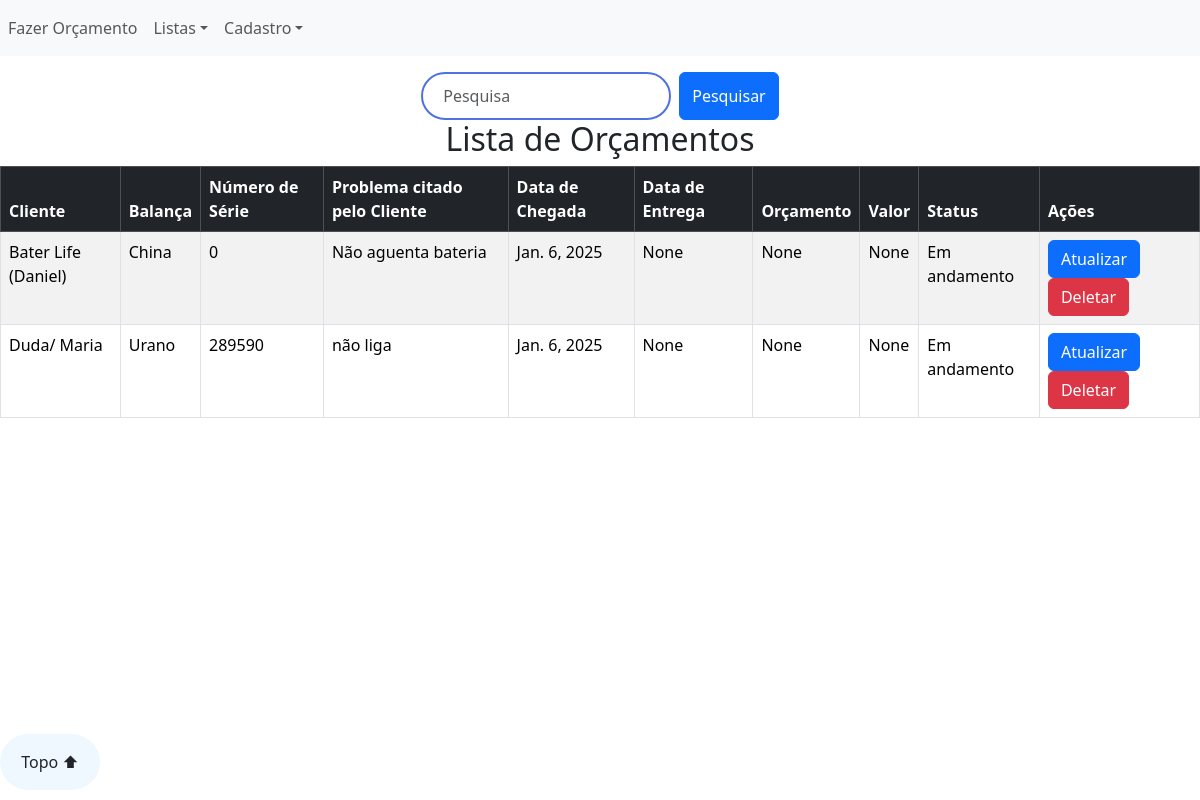
The app's page /, older data.
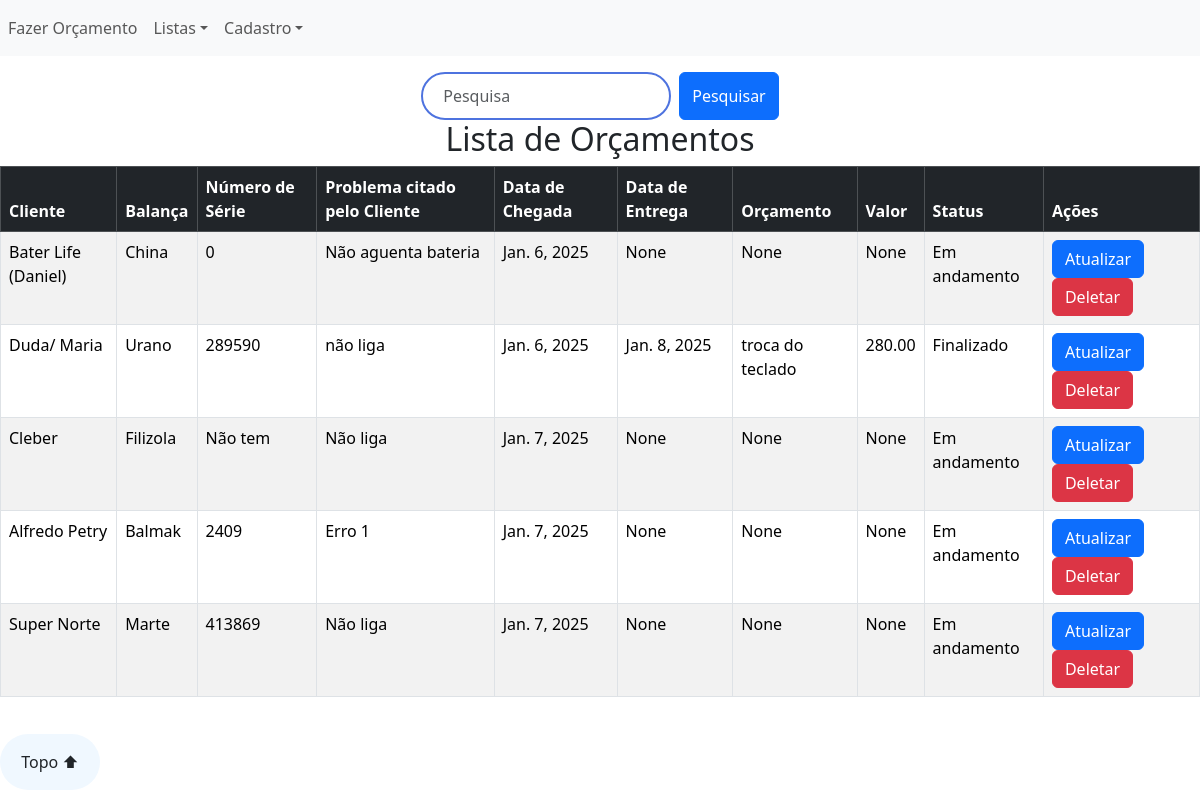
The same page, newer data.
### sis_orcamento/models.py (models this page shows, shortened)
class Clientes(models.Model):
    nome = models.CharField(max_length=100)
    contato = models.CharField(max_length=100)

class Balancas(models.Model):
    marca = models.CharField(max_length=100)
    modelo = models.CharField(max_length=100)

class Orcamentos(models.Model):
    cliente = models.ForeignKey(Clientes, on_delete=models.CASCADE)
    balanca = models.ForeignKey(Balancas, on_delete=models.CASCADE)
    num_serie_balanca = models.CharField(max_length=100, null=True, blank=True)
    data_chegada = models.DateField()
    data_entrega = models.DateField(null=True, blank=True)
    valor = models.DecimalField(max_digits=10, decimal_places=2, null=True, blank=True)
    problema_pelo_cliente = models.CharField(max_length=300, null=True, blank=True)
    orcamento = models.CharField(max_length=300, null=True, blank=True)
    status = models.CharField(max_length=100)

### sis_orcamento/views.py (the view)
# urls.py: path('', views.listas_orcamentos, name='listas_orcamentos'),
def listas_orcamentos(request):
    nome = request.GET.get('nome', '').strip()
    if nome:
        values_orcamento = Orcamentos.objects.select_related('cliente', 'balanca').filter(
            cliente__nome__icontains=nome
        ) | Orcamentos.objects.filter(
            num_serie_balanca__icontains=nome
        )
        values_clientes = Clientes.objects.filter(nome__icontains=nome)
        values_balancas = Balancas.objects.filter(
            modelo__icontains=nome
        ) | Balancas.objects.filter(
            marca__icontains=nome
        ) | Balancas.objects.filter(
            id__icontains=nome  # Se o número de série for associado por ID
        )
    else:
        values_orcamento = Orcamentos.objects.select_related('cliente', 'balanca').all()
        values_clientes = Clientes.objects.all()
        values_balancas = Balancas.objects.all()
    orcamentos = [{
        'id': value.id,
        'cliente': value.cliente.nome if value.cliente else 'N/A',
        'balanca': value.balanca.marca if value.balanca else 'N/A',
        'modelo': value.balanca.modelo if value.balanca else 'N/A',
        'data_chegada': value.data_chegada,
        'data_entrega': value.data_entrega,
        'valor': value.valor,
        'num_serie_balanca': value.num_serie_balanca,
        'problema_pelo_cliente': value.problema_pelo_cliente,
        'orcamento': value.orcamento,
        'status': value.status
    } for value in values_orcamento]
    clientes = [{
        'id': value.id,
        'nome': value.nome,
        'contato': value.contato
    } for value in values_clientes]
    balancas = [{
        'id': value.id,
        'marca': value.marca,
        'modelo': value.modelo,
    } for value in values_balancas]
    context = {
        'lista_orcamentos': orcamentos,
        'lista_clientes': clientes,
        'lista_balancas': balancas
    }
    return render(request, 'sis_orcamento/pages/listas.html', context)

### sis_orcamento/templates/sis_orcamento/pages/listas.html (shortened to what this page needs)
{% extends 'globals/index.html' %}
{% block content %}
    <form action="{% url 'listas_orcamentos' %}" method="get" class="d-flex justify-content-center">
        <input class="form-control me-2" type="text" name="nome" id="nome" placeholder="Pesquisa" style="width: 250px;">
        <button class="btn btn-primary" type="submit">Pesquisar</button>
    </form>
        <h2 class="text-center">Lista de Orçamentos</h2>
        <div class="d-flex justify-content-center">
            <div class="table-container" style="max-width: 1200px; width: 100%;">
                <table class="table table-striped table-bordered w-100 mx-auto">
                    <thead class="table-dark">
                        <tr>
                            <th>Cliente</th>
                            <th>Balança</th>
                            <th>Número de Série</th>
                            <th>Problema citado pelo Cliente</th>
                            <th>Data de Chegada</th>
                            <th>Data de Entrega</th>
                            <th>Orçamento</th>
                            <th>Valor</th>
                            <th>Status</th>
                            <th>Ações</th>
                        </tr>
                    </thead>
                    <tbody>
                        {% for orcamento in lista_orcamentos %}
                            <tr>
                                <td>{{ orcamento.cliente }}</td>
                                <td>{{ orcamento.balanca }}</td>
                                <td>{{ orcamento.num_serie_balanca }}</td>
                                <td>{{ orcamento.problema_pelo_cliente }}</td>
                                <td>{{ orcamento.data_chegada }}</td>
                                <td>{{ orcamento.data_entrega }}</td>
                                <td>{{ orcamento.orcamento }}</td>
                                <td>{{ orcamento.valor }}</td>
                                <td>{{ orcamento.status }}</td>
                                <td>
                                    <a href="/atualizar_orcamento/{{ orcamento.id }}" class="btn btn-primary">Atualizar</a>
                                    <button type="button" class="btn btn-danger" data-bs-toggle="modal" data-bs-target="#confirmDeleteModal" data-id="{{ orcamento.id }}" data-type="orcamento">
                                        Deletar
                                    </button>
                                </td>
                            </tr>
                        {% empty %}
                            <tr>
                                <td colspan="10">Nenhum orçamento encontrado</td>
                            </tr>
                        {% endfor %}
                    </tbody>
                </table>
            </div>
        </div>
    <footer class="footer fixed-bottom" style="position: fixed; right: 20px; bottom: 10px;">
        <div>
            <span class="rounded-pill" style="width:100px; height: auto; background-color: aliceblue; display: inline-block; text-align: center;">
                <a href="/" class="nav-link m-3">Topo ⬆</a>
            </span>
        </div>
    </footer>
{% endblock content %}

Row changes from the older to the newer data that the page shows:
added Clientes: cliente "Cleber"
added Balancas: balanca "Filizola"
added Orcamentos: num_serie_balanca "Não tem", problema_pelo_cliente "Não liga", data_chegada "Jan. 7, 2025", status "Em andamento"
added Clientes: cliente "Alfredo Petry"
added Balancas: balanca "Balmak"
added Orcamentos: num_serie_balanca "2409", problema_pelo_cliente "Erro 1", data_chegada "Jan. 7, 2025", status "Em andamento"
added Clientes: cliente "Super Norte"
added Balancas: balanca "Marte"
added Orcamentos: num_serie_balanca "413869", problema_pelo_cliente "Não liga", data_chegada "Jan. 7, 2025", status "Em andamento"
Text that changed along with them:
new list line: "Duda/ Maria"
new list line: "Urano"
new list line: "289590 não liga Jan. 6, 2025 Jan. 8, 2025 troca do teclado 280.00 Finalizado"
new list line: "Atualizar Deletar"
new list line: "None None None Atualizar Deletar"
list line gone: "Duda/ Maria"
list line gone: "Urano"
list line gone: "289590 não liga Jan. 6, 2025 Em andamento"
list line gone: "None None None Atualizar Deletar"
